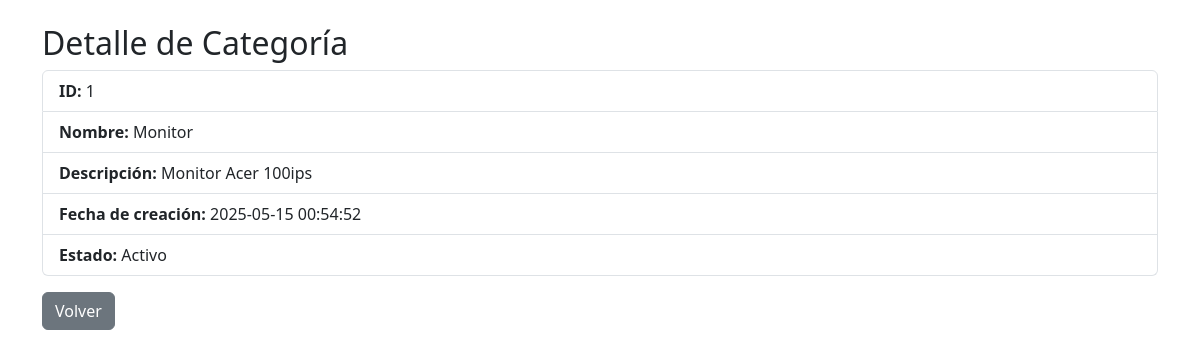
The page /sales_system/modules/Category/Views/show.php?id=1 (signed in) on the database its author committed.
### tables this page shows
CREATE TABLE IF NOT EXISTS `categorias` (
  `id` int NOT NULL AUTO_INCREMENT,
  `nombre` varchar(100) NOT NULL,
  `descripcion` text,
  `fecha_creacion` timestamp NULL DEFAULT CURRENT_TIMESTAMP,
  `estado` tinyint(1) NOT NULL DEFAULT '1',
  PRIMARY KEY (`id`)
);

### sales_system/modules/Category/Controllers/CategoryController.php (called while the page is built, shortened)
<?php
require_once __DIR__ . '/../Model/Category.php';
class CategoryController {
    private $conn;
    public function __construct($conn) {
        $this->conn = $conn;
    }
public function getCategoryById($id) {
        $stmt = $this->conn->prepare("SELECT * FROM categorias WHERE id = ?");
        $stmt->bind_param("i", $id);
        $stmt->execute();
        $result = $stmt->get_result();
        if ($result && $row = $result->fetch_assoc()) {
            return new Category(
                $row['id'],
                $row['nombre'],
                $row['descripcion'],
                $row['fecha_creacion'],
                $row['estado']
            );
        }
        return null;
    }
}

### sales_system/modules/Category/Model/Category.php (called while the page is built, shortened)
<?php
class Category {
    public function __construct($id = null, $nombre = '', $descripcion = '', $fecha_creacion = '', $estado = '') {
        $this->id = $id;
        $this->nombre = $nombre;
        $this->descripcion = $descripcion;
        $this->fecha_creacion = $fecha_creacion;
        $this->estado = $estado;
    }
}

### sales_system/modules/Category/Views/show.php (the view, shortened to what this page needs)
<?php
require_once __DIR__ . '/../Controllers/CategoryController.php';
$conn = new mysqli(DB_HOST, DB_USER, DB_PASS, DB_NAME);
$controller = new CategoryController($conn);
$id = $_GET['id'] ?? null;
$categoria = $controller->getCategoryById($id);
?>
<!DOCTYPE html>
<html lang="es">
<head>
    <link href="https://cdn.jsdelivr.net/npm/bootstrap@5.3.0/dist/css/bootstrap.min.css" rel="stylesheet">
</head>
<body class="container mt-4">
    <h2>Detalle de Categoría</h2>
    <?php if ($categoria): ?>
        <ul class="list-group">
            <li class="list-group-item"><strong>ID:</strong> <?= $categoria->id ?></li>
            <li class="list-group-item"><strong>Nombre:</strong> <?= $categoria->nombre ?></li>
            <li class="list-group-item"><strong>Descripción:</strong> <?= $categoria->descripcion ?></li>
            <li class="list-group-item"><strong>Fecha de creación:</strong> <?= $categoria->fecha_creacion ?></li>
            <li class="list-group-item"><strong>Estado:</strong> <?= $categoria->estado ? 'Activo' : 'Inactivo' ?></li>
        </ul>
        <a href="index.php" class="btn btn-secondary mt-3">Volver</a>
    <?php else: ?>
        <div class="alert alert-danger">Categoría no encontrada.</div>
    <?php endif; ?>
</body>
</html>

### rows shown on the page
categorias: id "1", nombre "Monitor", descripcion "Monitor Acer 100ips", fecha_creacion "2025-05-15 00:54:52"
